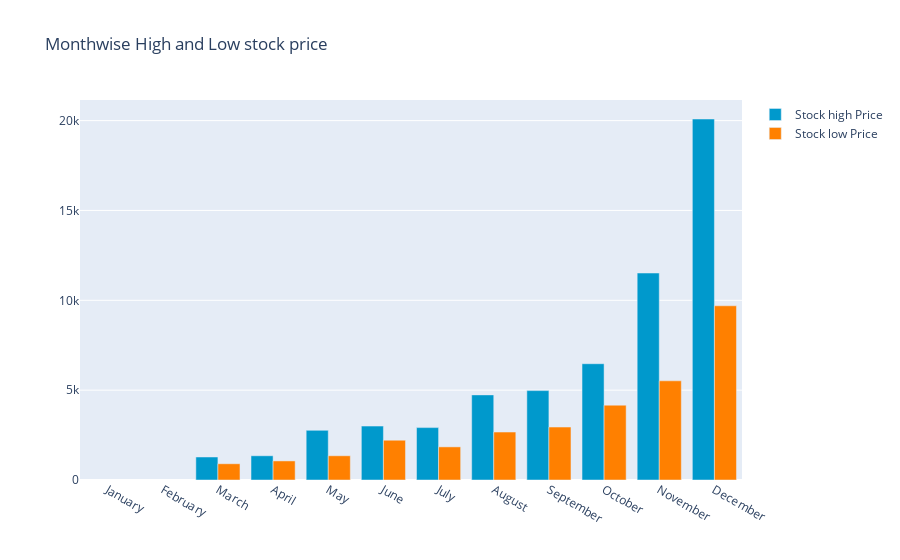

Notebook code for this chart:
### Code cell
y_2017.groupby(y_2017['Date'].dt.strftime('%B'))['Low'].min()
monthwise_high = y_2017.groupby(maindf['Date'].dt.strftime('%B'))['High'].max()
monthwise_high = monthwise_high.reindex(new_order, axis=0)

monthwise_low = y_2017.groupby(y_2017['Date'].dt.strftime('%B'))['Low'].min()
monthwise_low = monthwise_low.reindex(new_order, axis=0)

fig = go.Figure()
fig.add_trace(go.Bar(
    x=monthwise_high.index,
    y=monthwise_high,
    name='Stock high Price',
    marker_color='rgb(0, 153, 204)'
))
fig.add_trace(go.Bar(
    x=monthwise_low.index,
    y=monthwise_low,
    name='Stock low Price',
    marker_color='rgb(255, 128, 0)'
))

fig.update_layout(barmode='group', 
                  title=' Monthwise High and Low stock price')
fig.show()

### Figure 1 — Plotly figure (JSON) as saved in the notebook; plotly's stock layout.template omitted (floating-point values rounded to 4 significant figures)
{"data": [{"marker": {"color": "rgb(0, 153, 204)"}, "name": "Stock high Price", "type": "bar", "x": ["January", "February", "March", "April", "May", "June", "July", "August", "September", "October", "November", "December"], "y": [null, null, 1280.0, 1348.0, 2764.0, 3000.0, 2916.0, 4736.0, 4975.0, 6470.0, 11520.0, 20089]}, {"marker": {"color": "rgb(255, 128, 0)"}, "name": "Stock low Price", "type": "bar", "x": ["January", "February", "March", "April", "May", "June", "July", "August", "September", "October", "November", "December"], "y": [null, null, 903.7, 1061.0, 1348.0, 2213.0, 1843.0, 2669.0, 2947.0, 4164.0, 5519.0, 9695.0]}], "layout": {"barmode": "group", "title": {"text": " Monthwise High and Low stock price"}}}
